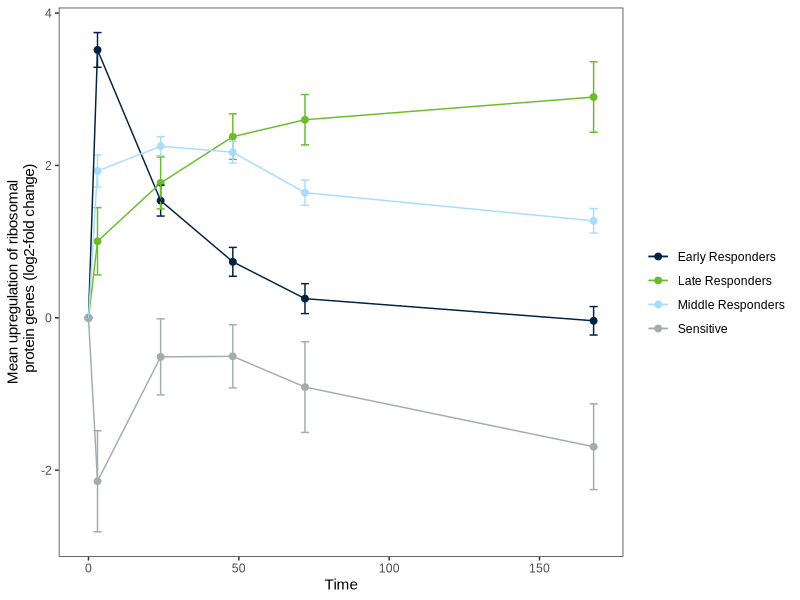

Write the R code that produced this figure.
library(tidyverse)

full_df <- read.csv("data/full_traits_growth_df.csv")%>%
  unique()

ribo <- read.csv("data/ribo_transcription_mags.csv") %>%
  rename(Time = time)%>%
  select(-X)

theme_pete<- function() {
  theme_bw() %+replace%
    theme(
      text=element_text(size=11, family="Arial"),
      #axis.title=element_text(family="Futura Medium"),
      #axis.text=element_text(family="Optima"),
      strip.background =element_blank(),
      strip.placement = "outside",
      panel.grid.major.y = element_blank(),
      panel.grid.minor.y = element_blank(),
      panel.grid.minor.x = element_blank(),
      panel.grid.major.x = element_blank()
    )
}

ribo_sum <- ribo %>%
  group_by(strategy_broad, Time)%>%
  summarise(LFC = mean(mean_lfc, na.rm = T),
            LFC_se = sd(mean_lfc, na.rm = T)/sqrt(length(MAG)))
 
t0 <- data_frame(strategy_broad = c("Early Responders", "Late Responders",   
                                    "Middle Responders", "Sensitive"),
                 Time = c(0,0,0,0),
                 LFC = c(0,0,0,0),
                 LFC_se = c(0,0,0,0))

ribo_sum <- rbind(ribo_sum, t0)

hawks <- c("#002244", "#69BE28", "#A8DDFF", "#A5ACAF", "white")

Fig_s4 <- ribo_sum %>%
  drop_na(strategy_broad)%>%
  ggplot(., aes(Time, LFC, color = strategy_broad))+
  geom_point(size = 2)+
  geom_errorbar(aes(ymin = LFC-LFC_se, 
                    ymax = LFC+LFC_se))+
  geom_line()+
  scale_color_manual("", values = hawks)+
  ylab("Mean upregulation of ribosomal
       protein genes (log2-fold change)")+
  theme_pete()

ggsave("figures/Fig_S4.svg", Fig_s4, width = 6, height = 4)
